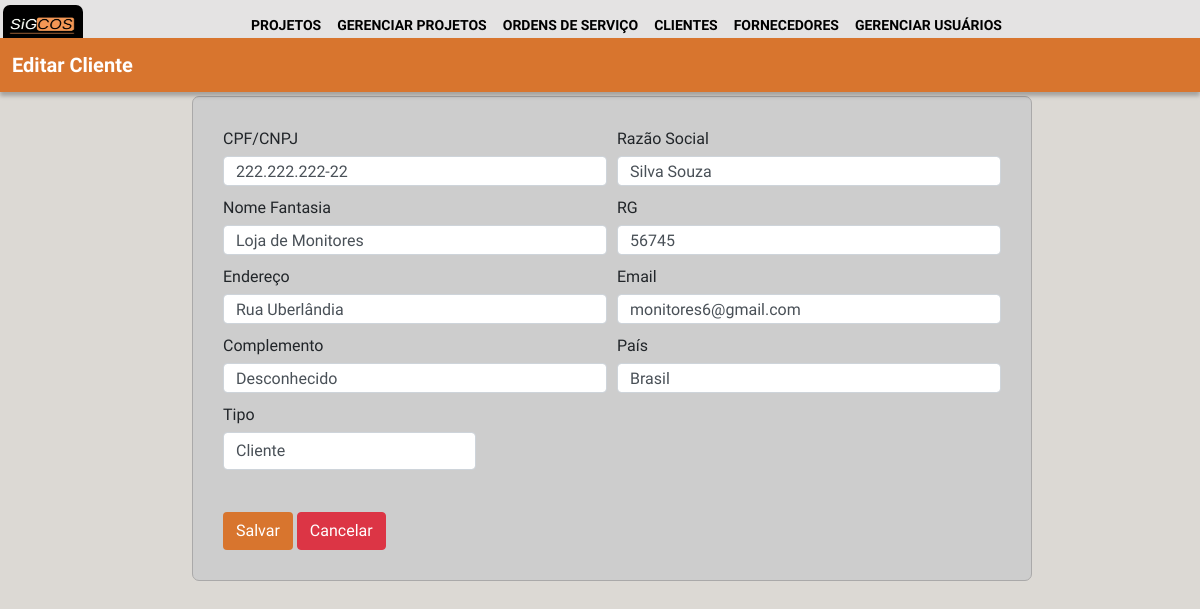
Page /cliente/3 (signed in) on the committed database.
### login/models.py (models this page shows, shortened)
class fornecedores_clientes (models.Model):
    cpf_cnpj=models.CharField(max_length=255)
    razão_social=models.CharField(max_length=255)
    nome_fantasia=models.CharField(max_length=255)
    rg=models.CharField(max_length=255)
    endereço=models.CharField(max_length=255)
    email=models.CharField(max_length=255)
    complemento=models.CharField(max_length=255)
    tipo=models.CharField(max_length=255)
    pais=models.CharField(max_length=255)
    criado_em = models.DateTimeField(auto_now_add=True)
    atualizado_em = models.DateTimeField(auto_now=True)

### login/views.py (the view)
# urls.py: path('cliente/<int:id>', view_cliente, name = 'view_cliente'),
@group_required("setor_financeiro", "diretor")
def view_cliente(request, id):
    cliente = get_object_or_404(fornecedores_clientes, pk=id)
    form_cliente = Fornecedores_Clientes_Form(instance = cliente)
    def is_financeiro(user):
        return user.groups.filter(name='setor_financeiro').exists()
    if (request.method == "POST"):
        form_cliente = Fornecedores_Clientes_Form(request.POST, instance = cliente)
        if form_cliente.is_valid() and is_financeiro(request.user):
            form_cliente.save()
            return redirect('lista_clientes')
        else:
            return redirect(autentic_necessaria)
    else:
        return render(request, 'financeiro/cliente.html', {'form_cliente':form_cliente, 'cliente' : cliente})

### login/autentic.py (called while the page is built)
def group_required(*group_names):
    def in_groups(u):
        if u.is_authenticated:
            if bool(u.groups.filter(name__in=group_names)) | u.is_superuser:
                return True
        return False
    return user_passes_test(in_groups, login_url='autentic_necessaria')

### login/templates/financeiro/cliente.html (shortened to what this page needs)
{% extends 'base.html' %}
{% load static %}
{% block content %}
<link rel="stylesheet" href="https://cdn.jsdelivr.net/npm/bootstrap@4.0.0/dist/css/bootstrap.min.css">
<link rel="stylesheet" href="{% static 'css/crud_cf.css' %}">
<body>
    <div class="retangulo fixed-top" style="margin-top: 3.2%;">
        <div id="ret1">Editar Cliente </div>
    </div>
    <div class="conteiner" style="margin-top: 8%;">
        <form action="" method="POST">
            <div class="form-row">
                <div class="col-md-6">
                    <label for="cnpj" class="form-label">CPF/CNPJ</label>
                    {{form_cliente.cpf_cnpj}}
                </div>
                <div class="col-md-6">
                    <label for="razaoSocial" class="form-label">Razão Social</label>
                    {{form_cliente.razão_social}}
                </div>
                <div class="col-md-6">
                    <label for="nomeFant" class="form-label">Nome Fantasia</label>
                    {{form_cliente.nome_fantasia}}
                </div>
                <div class="col-md-6">
                    <label for="rg" class="form-label">RG</label>
                    {{form_cliente.rg}}
                </div>
                <div class="col-md-6">
                    <label for="endereco" class="form-label">Endereço</label>
                    {{form_cliente.endereço}}
                </div>
                <div class="col-md-6">
                    <label for="email" class="form-label">Email</label>
                    {{form_cliente.email}}
                </div>
                <div class="col-md-6">
                    <label for="complemento" class="form-label">Complemento</label>
                    {{form_cliente.complemento}}
                </div>
                <div class="col-md-6">
                    <label for="pais" class="form-label">País</label>
                    {{form_cliente.pais}}
                </div>
                <div class="col-md-4">
                    <label for="tipo" class="form-label">Tipo</label>
                    {{form_cliente.tipo}}
                </div>
                <div class="col-md-12">
                    <div class="buttons">
                        <button type = "submit" id="btnAdc" class="btn btn-laranja">Salvar</button>
                        <button id="btnCanc" class="btn btn-danger" onclick="voltarPagina()">Cancelar</button>
                    </div>
                </div>
            </div>
        </form>
    </div>
{% endblock%}

### login/static/css/navbar.css (style rules this page uses)
body { background-color: #aaa9a9; font-family: 'Inder', sans-serif; }

### login/static/css/crud_cf.css (style rules this page uses)
* { margin: 0; box-sizing: border-box; font-family: 'Inder', sans-serif; }
body { background-color: #dcd9d4; }
.retangulo { display: grid; grid-template-columns: 1fr 1fr 1fr 1fr; grid-template-areas: "ret1 ret1 ret1 ret1"; width: 100vw; color: white; box-shadow: 0px 4px 4px rgba(0, 0, 0, 0.25); }
#ret1 { font-size: 20px; font-weight: bold; text-align: left; background-color: #D8752E; grid-area: ret1; padding: 1%; }
.conteiner { margin-top: 2rem; }
form { background: #CDCDCD; border: 1px solid #aaa9a9; border-radius: 7px; padding: 30px; width: 70%; margin-left: 16%; }
.buttons { text-align: left; margin-top: 2rem; }
.btn-laranja { background-color: #D8752E; color: white; }
.form-label { margin-bottom: 5px; }
.form-control { margin-bottom: 10px; height: 30px; }

### rows in the picture
fornecedores_clientes: cpf_cnpj "222.222.222-22", razão_social "Silva Souza", nome_fantasia "Loja de Monitores", rg "56745", endereço "Rua Uberlândia", email "monitores6@gmail.com", complemento "Desconhecido", pais "Brasil", tipo "Cliente"
